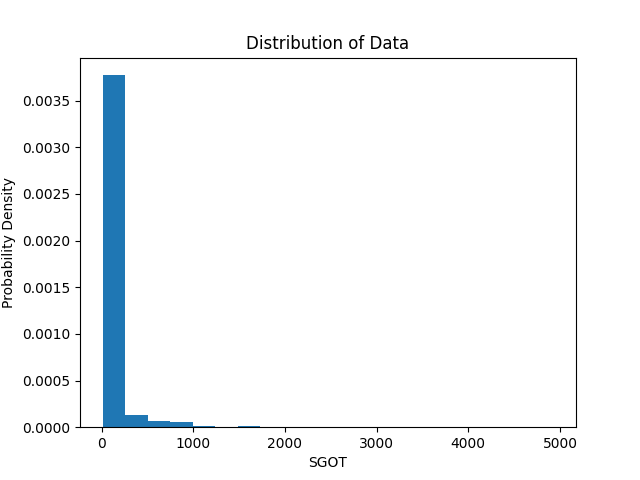

The Python source for this figure:
import numpy as np
import pandas as pd
import matplotlib.pyplot as plt

data = pd.read_excel('Indian Liver Patient Dataset.xlsx')
data = data.to_numpy()
sepal_length = data[:,6]
xlabel = 'SGOT'
Title = 'Distribution of Data'
# bins and histogram
count, bins, ignored = plt.hist(sepal_length,20, density=True)
print(count)
print(bins)

#Calculate mean and std
mean = np.mean(sepal_length)
sd = np.std(sepal_length)
print(mean)
print(sd)
# Creating a Function
def normal_dist(bins, mean, sd):
    #prob_density = (np.pi*sd) * np.exp(-0.5*((data_age-mean)/sd)**2)
    prob_density = 1/(sd*np.sqrt(2*np.pi)) * np.exp(-(bins.astype(float) - mean)**2/(2*sd**2))
    return prob_density 

#Apply function to data.
pdf = normal_dist(bins,mean,sd)

#Plotting the results

plt.xlabel(xlabel)
plt.ylabel('Probability Density')
plt.title(Title)
plt.show() 
